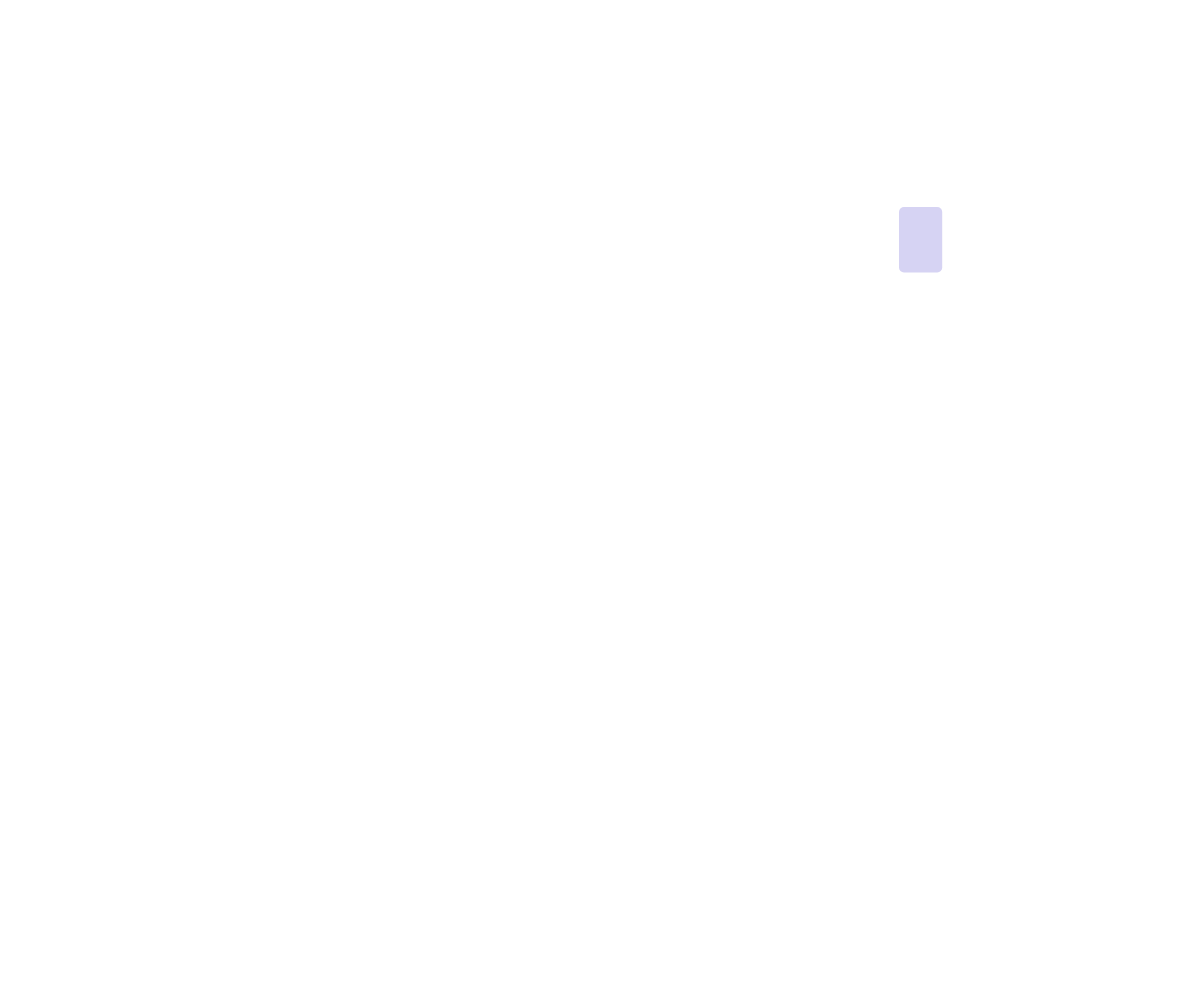
Frame 1 (no input)
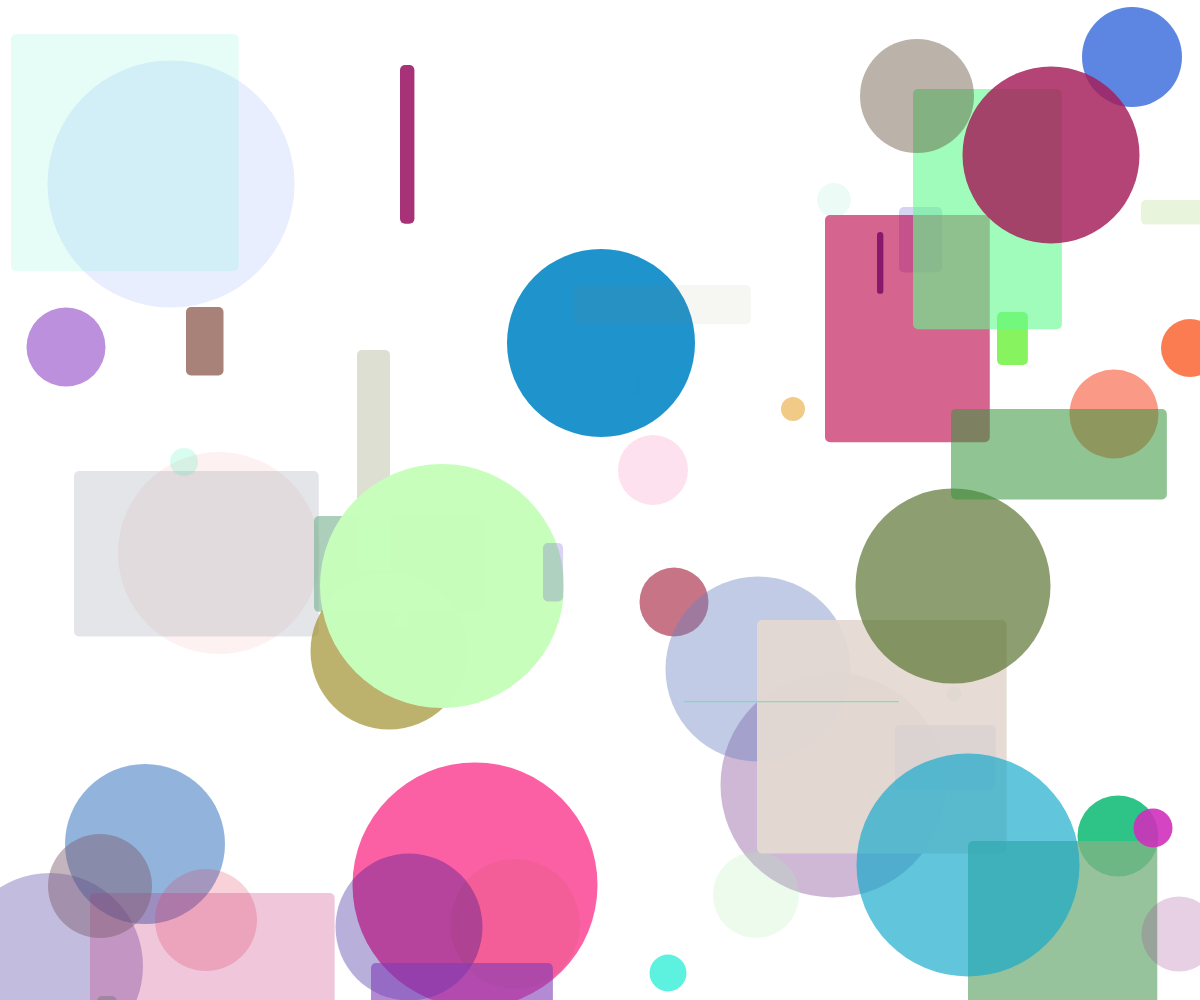
Frame 60 (no input)
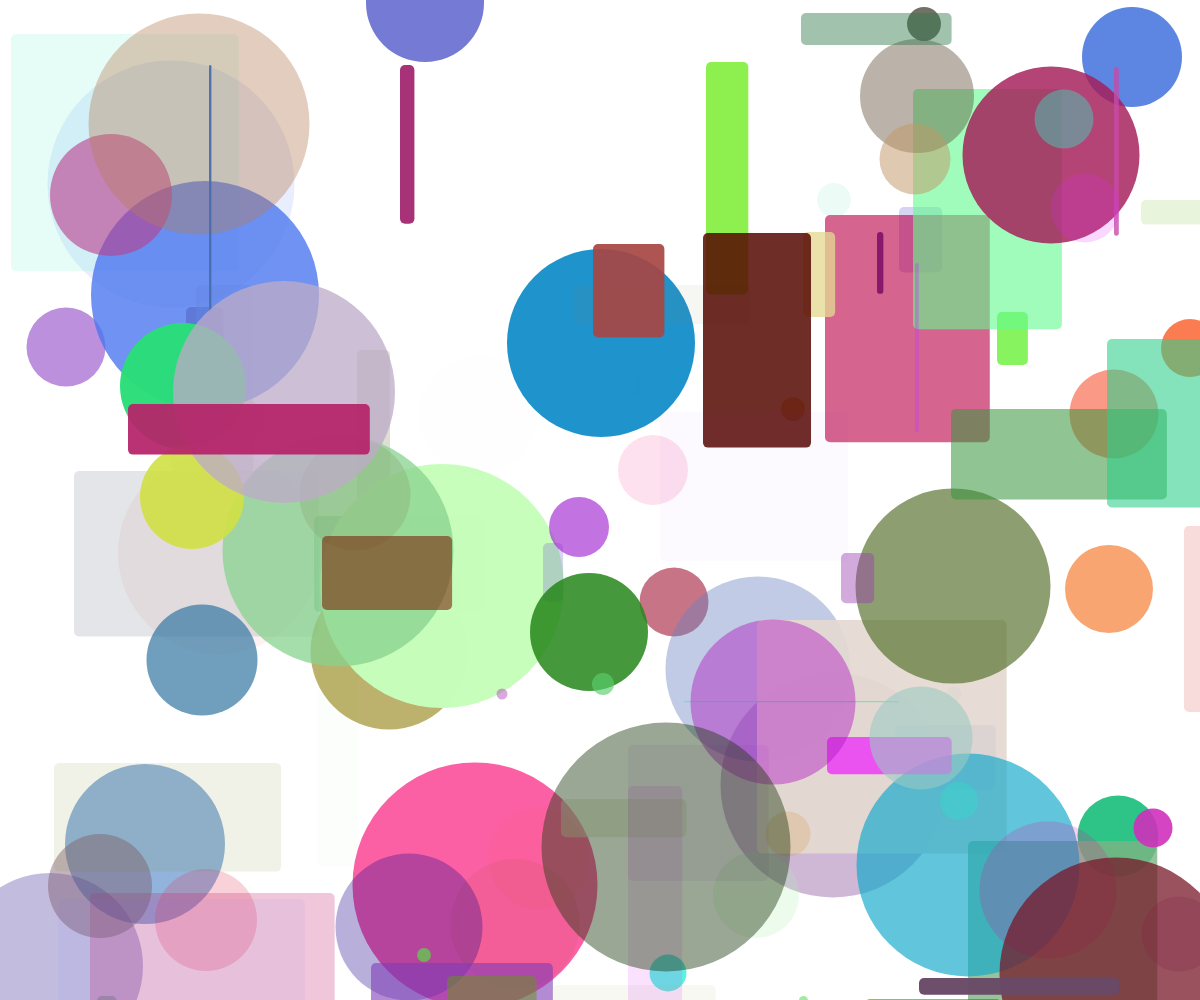
Frame 120 (the mouse pressed at the canvas centre since frame 60)

The p5.js sketch that drew these frames (run headless with seeded random() and noise() and a simulated clock; from frame 60 on, the mouse is pressed at the canvas centre):

// p5.js sketch
// ── sketch.js

function setup(){
  createCanvas(windowWidth, windowHeight);
  //frameRate(24);
}
function draw() {
  let pick = int(random(2));
  y = int(random(height));
  x = int(random(width));
  noStroke();
  if(pick==0){
    circ();
  }else if(pick==1){
    tangles();
  }
}
function circ(){
  let size = int(random(height/4));
  let r = int(random(255));
  let b = int(random(255));
  let g = int(random(255));
  let a = int(random(255));
  fill(r, g, b, a);
  ellipse(x, y, size);
}
function tangles(){
  let size = height/4;
  let r = int(random(255));
  let b = int(random(255));
  let g = int(random(255));
  let a = int(random(255));
  fill(r, g, b, a);
  rect(x, y, random(size), random(size),5);
}
function windowResized() {
  resizeCanvas(windowWidth, windowHeight);
}
